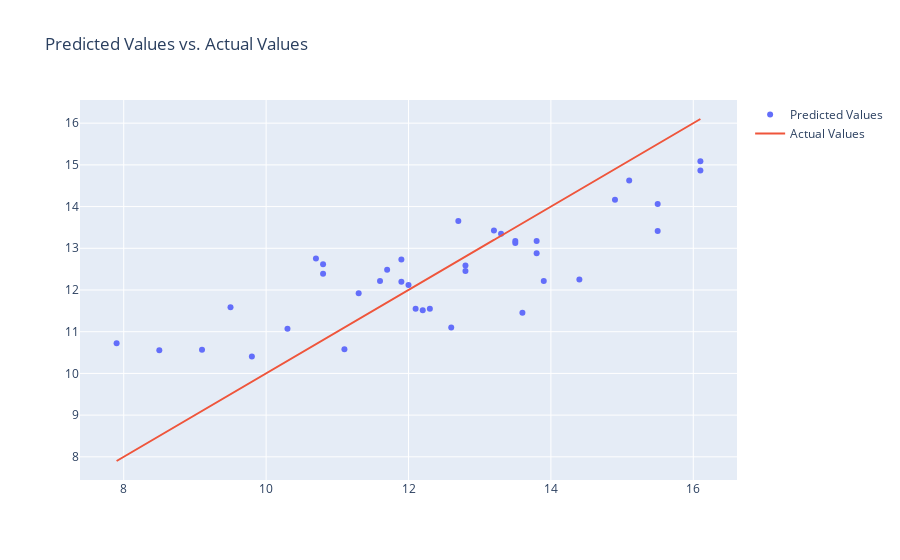

The cell this chart's notebook holds for it:
### Code cell
import plotly.graph_objects as go

fig1 = go.Figure()
fig1.add_trace(go.Scatter(x = data['Quality'], y = final_model_predict, mode='markers', name = 'Predicted Values'))
fig1.add_trace(go.Scatter(x = data['Quality'], y = data['Quality'], name = 'Actual Values'))
fig1.update_layout(
    title_text = 'Predicted Values vs. Actual Values',
)

### Figure 1 — Plotly figure (JSON) as saved in the notebook; plotly's stock layout.template omitted (floating-point values rounded to 4 significant figures)
{"data": [{"mode": "markers", "name": "Predicted Values", "type": "scatter", "x": [9.8, 12.6, 11.9, 11.1, 13.3, 12.8, 12.8, 12.0, 13.6, 13.9, 14.4, 12.3, 16.1, 16.1, 15.5, 15.5, 13.8, 13.8, 11.3, 7.9, 15.1, 13.5, 10.8, 9.5, 12.7, 11.6, 11.7, 11.9, 10.8, 8.5, 10.7, 9.1, 12.1, 14.9, 13.5, 12.2, 10.3, 13.2], "y": [10.41, 11.1, 12.2, 10.58, 13.35, 12.59, 12.45, 12.12, 11.45, 12.22, 12.25, 11.55, 14.86, 15.09, 14.06, 13.41, 12.88, 13.18, 11.92, 10.72, 14.62, 13.13, 12.62, 11.59, 13.65, 12.22, 12.48, 12.73, 12.39, 10.56, 12.76, 10.57, 11.55, 14.17, 13.18, 11.51, 11.07, 13.42]}, {"name": "Actual Values", "type": "scatter", "x": [9.8, 12.6, 11.9, 11.1, 13.3, 12.8, 12.8, 12.0, 13.6, 13.9, 14.4, 12.3, 16.1, 16.1, 15.5, 15.5, 13.8, 13.8, 11.3, 7.9, 15.1, 13.5, 10.8, 9.5, 12.7, 11.6, 11.7, 11.9, 10.8, 8.5, 10.7, 9.1, 12.1, 14.9, 13.5, 12.2, 10.3, 13.2], "y": [9.8, 12.6, 11.9, 11.1, 13.3, 12.8, 12.8, 12.0, 13.6, 13.9, 14.4, 12.3, 16.1, 16.1, 15.5, 15.5, 13.8, 13.8, 11.3, 7.9, 15.1, 13.5, 10.8, 9.5, 12.7, 11.6, 11.7, 11.9, 10.8, 8.5, 10.7, 9.1, 12.1, 14.9, 13.5, 12.2, 10.3, 13.2]}], "layout": {"title": {"text": "Predicted Values vs. Actual Values"}}}
